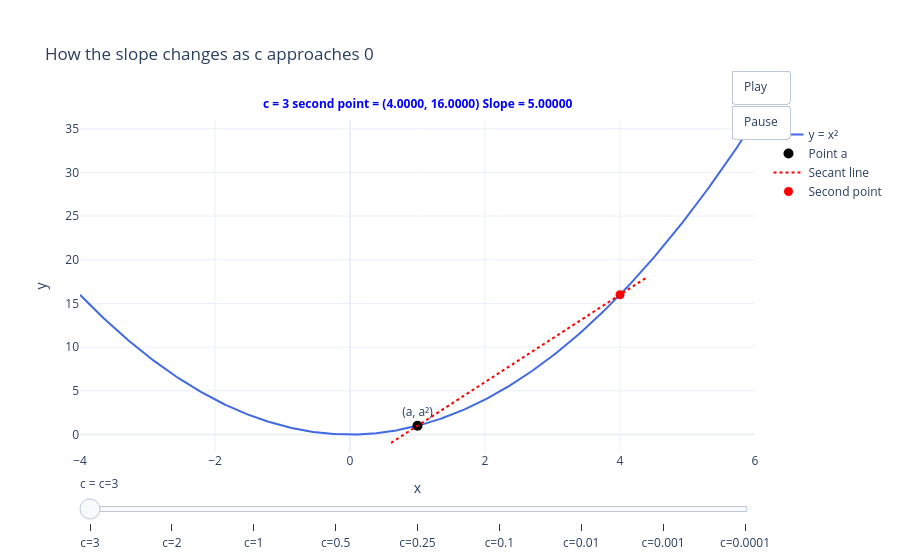

Notebook code cell kept with this figure:
### Markdown cell above
It's a curve! The curve $y = x^2$ is symmetrical about the y-axis. This is because $(-x)^2 = (x)^2 = x^2$. Therefore, for $x$ & $-x$ we get the same value for $y$.

## Varying slope at each $x$: 
- The steepness of the curve varies with the value of x (the curve is flatter near x = 0 and gets steeper as we move away from 0 on either side of the x-axis).
- We know from previous section that slope is a measure for steepness. So can we use our previous technique to calculate slope at a given $x$ for the function $y = x^2$?

Approach: Slope at point $x$ = $\frac{\Delta y}{\Delta x}$

So we need 2 points again $(x_1, x_2)$. Let: 
- $x_1 = 1$, then $y_1 = 1^2 = 1$
- $x_2 = 2$, then $y_2 = 2^2 = 4$

Let's try to find the slope at $x_1$
- $\text{slope at } x_1 = \frac{\Delta y}{\Delta x} = (4-1)/ (2-1) = 3$
  
Now, let's try a different $x_2$
- $x_2 = 3$, then $y_2 = 3^2 = 9$
- $\text{slope at } x_1 = \frac{\Delta y}{\Delta x} = (9-1)/ (3-1) = 8/2 = 4$

Oh, we get a different value! Why is that?

Like before, let's analyze this for a general case. Consider:

1. Function: $y = x^2$ 
2. Let $x_1 = a$, then $y_1 = a^2$. Let's calculate slope at $x_1 = a$
3. We increment $x_1$ by $c$:
    - $x_2 = a + c$
    - Then, $y_2 = (x_2)^2 = (a + c)^2 = a^2 + c^2 + 2ac$. 
4. Increase in $x$ = $x_2 - x_1 = a + c - a = c$
5. Increase in $y$ = $y_2 - y_1 = (a^2 + c^2 + 2ac) - (a^2) = c(2a + c)$
6. $\text{Slope at } x_1 = \frac{\Delta y}{\Delta x} = c(2a + c)/ c = 2a + c$

So we see the slope at $x = a$ does indeed depend on:
1. Value of $x$ ($a$). This is intuitive by looking at the curve.
2. Value of the step $c$.
    - A single point $x = a$ shouldn't have infinitely many different slopes depending on an arbitrary second point we choose. For the line, this issue didn't arise because $c$ cancelled out entirely.
    - **2a+c is really the slope of the chord between $(x_1 = a, y_1)$ and $(x_2 = a + c, y_2)$**. This follows from the earlier section, slope of line joining any 2 points is $\frac{\Delta y}{\Delta x}$.


## Reducing the step size

We have:
- Function: $y = x^2$
- Slope at point $(x = a, y = a^2)$ is given by $2a + c$ where $c$ is the step size we take towards the right along x-axis to get the second point for slope calculation.

  
Let us consider: $a = 1$ & $c = 3$: 
- First point is $(x = a, y = a^2)$ =  $(x = 1, y = 1)$. This is the point for which we are trying to calculate the slope. 
- Second point is $(x = a + c, y = (a + c)^2)$ = $(x = 1 + 3, y = (1 + 3)^2)$ = $(x = 4, y = 16)$
- Therefore, $Slope = 2a + c = 2 * 1 + 3 = 5$

This slope is the slope of the line joining the 2 points $(x = 1, y = 1)$ and $(x = 4, y = 16)$. However, this line does not seem to indicate the steepness of the curve at $(x = 1, y = 1)$ (point for which we are trying to figure out the slope). From the plot it's steeper than the steepness of the curve at $(x = 1, y = 1)$

So, we have picked 2 points on the curve, drawn a straight line through them and calculated slope (same as what we did with the straight line case). **Hence, 2a+c is really the slope of the chord between the 2 points.** This is why we get different slopes every time we pick a different $c$ (ie., picking a different second point).  
For a straight line case in previous section, the slope is the same for all points on the line. Therefore, for any 2 points we picked on the line, it was the same line through them. This is no longer the case.

So how can we now calculate the slope (the steepness) of the curve at $(x = 1, y = 1)$?

What if we try to pick a point close to $(x = 1, y = 1)$ and draw a straight line through it? If the point is close, the straight line through them can indicate the steepness of the curve near $(x = 1, y = 1)$. We can do that by reducing $c$.

### Code cell
import plotly.graph_objects as go
import numpy as np

a = 1
extend_len = 2
c_values = [3, 2, 1, 0.5, 0.25, 0.1, 0.01, 0.001, 0.0001]

x_vals = np.linspace(a - 5, a + 5, 400)
y_vals = x_vals**2

p1 = np.array([a, a**2])

def get_extended_line(c):
    second_point = np.array([a + c, (a + c)**2])
    direction = second_point - p1
    length = np.linalg.norm(direction)
    unit_dir = direction / length
    ext_p1 = p1 - unit_dir * extend_len
    ext_p2 = second_point + unit_dir * extend_len
    return ext_p1, ext_p2, second_point

def get_label_text(c):
    _, _, second_point = get_extended_line(c)
    slope = 2 * a + c
    return (f"c = {c} second point = ({second_point[0]:.4f}, {second_point[1]:.4f})"
            f" Slope = {slope:.5f}")

# Fixed annotation anchored to the plot area (paper coords), top-center
def fixed_annotation(text):
    return dict(
        x=0.5, y=1.08, xref="paper", yref="paper",
        text=text, showarrow=False,
        font=dict(color="blue", size=12, weight="bold"),
        bgcolor="white", bordercolor="white", borderwidth=1,
        xanchor="center"
    )

# --- Base traces ---
base_traces = [
    go.Scatter(x=x_vals, y=y_vals, mode="lines", name="y = x²",
               line=dict(color="royalblue", width=2)),
    go.Scatter(x=[a], y=[a**2], mode="markers+text", name="Point a",
               marker=dict(color="black", size=10),
               text=["(a, a²)"], textposition="top center"),
]

# Initial frame
ext_p1, ext_p2, second_point = get_extended_line(c_values[0])

secant_trace = go.Scatter(
    x=[ext_p1[0], ext_p2[0]], y=[ext_p1[1], ext_p2[1]],
    mode="lines", line=dict(color="red", width=2, dash="dot"),
    name="Secant line"
)
point_trace = go.Scatter(
    x=[second_point[0]], y=[second_point[1]],
    mode="markers", marker=dict(color="red", size=9),
    name="Second point"
)

fig = go.Figure(
    data=base_traces + [secant_trace, point_trace],
    layout=go.Layout(
        title="How the slope changes as c approaches 0",
        xaxis_title="x", yaxis_title="y",
        template="plotly_white",
        margin=dict(t=120),  # extra room at top for the fixed label
        xaxis=dict(range=[a - 5, a + 5]),
        yaxis=dict(range=[min(y_vals) - extend_len, max(y_vals)]),
        annotations=[fixed_annotation(get_label_text(c_values[0]))],
        updatemenus=[dict(
            type="buttons",
            showactive=False,
            y=1.15, x=1.05,
            buttons=[
                dict(label="Play", method="animate",
                     args=[None, dict(frame=dict(duration=1200, redraw=True),
                                       fromcurrent=True, transition=dict(duration=300))]),
                dict(label="Pause", method="animate",
                     args=[[None], dict(frame=dict(duration=0, redraw=False),
                                         mode="immediate")])
            ]
        )]
    )
)

# --- Build frames ---
frames = []
for c in c_values:
    ext_p1, ext_p2, second_point = get_extended_line(c)

    frames.append(go.Frame(
        data=[
            go.Scatter(x=[ext_p1[0], ext_p2[0]], y=[ext_p1[1], ext_p2[1]],
                       mode="lines", line=dict(color="red", width=2, dash="dot")),
            go.Scatter(x=[second_point[0]], y=[second_point[1]],
                       mode="markers", marker=dict(color="red", size=9))
        ],
        traces=[2, 3],
        name=str(c),
        layout=go.Layout(
            annotations=[fixed_annotation(get_label_text(c))]
        )
    ))

fig.frames = frames

# --- Slider ---
fig.update_layout(
    sliders=[dict(
        steps=[dict(method="animate",
                    args=[[str(c)], dict(mode="immediate",
                                          frame=dict(duration=300, redraw=True),
                                          transition=dict(duration=300))],
                    label=f"c={c}") for c in c_values],
        currentvalue=dict(prefix="c = ")
    )]
)

fig.show()

### Figure 1 — Plotly figure (JSON) as saved in the notebook; plotly's stock layout.template omitted (floating-point values rounded to 4 significant figures; data arrays with more than 128 entries replaced by an {"elided": "..."} marker saying what was removed)
{"data": [{"line": {"color": "royalblue", "width": 2}, "mode": "lines", "name": "y = x²", "type": "scatter", "x": {"elided": "400 float values"}, "y": {"elided": "400 float values"}}, {"marker": {"color": "black", "size": 10}, "mode": "markers+text", "name": "Point a", "text": ["(a, a²)"], "textposition": "top center", "type": "scatter", "x": [1], "y": [1]}, {"line": {"color": "red", "dash": "dot", "width": 2}, "mode": "lines", "name": "Secant line", "type": "scatter", "x": [0.6078, 4.392], "y": [-0.9612, 17.96]}, {"marker": {"color": "red", "size": 9}, "mode": "markers", "name": "Second point", "type": "scatter", "x": [4], "y": [16]}], "layout": {"annotations": [{"bgcolor": "white", "bordercolor": "white", "borderwidth": 1, "font": {"color": "blue", "size": 12, "weight": "bold"}, "showarrow": false, "text": "c = 3 second point = (4.0000, 16.0000) Slope = 5.00000", "x": 0.5, "xanchor": "center", "xref": "paper", "y": 1.08, "yref": "paper"}], "margin": {"t": 120}, "sliders": [{"currentvalue": {"prefix": "c = "}, "steps": [{"args": [["3"], {"frame": {"duration": 300, "redraw": true}, "mode": "immediate", "transition": {"duration": 300}}], "label": "c=3", "method": "animate"}, {"args": [["2"], {"frame": {"duration": 300, "redraw": true}, "mode": "immediate", "transition": {"duration": 300}}], "label": "c=2", "method": "animate"}, {"args": [["1"], {"frame": {"duration": 300, "redraw": true}, "mode": "immediate", "transition": {"duration": 300}}], "label": "c=1", "method": "animate"}, {"args": [["0.5"], {"frame": {"duration": 300, "redraw": true}, "mode": "immediate", "transition": {"duration": 300}}], "label": "c=0.5", "method": "animate"}, {"args": [["0.25"], {"frame": {"duration": 300, "redraw": true}, "mode": "immediate", "transition": {"duration": 300}}], "label": "c=0.25", "method": "animate"}, {"args": [["0.1"], {"frame": {"duration": 300, "redraw": true}, "mode": "immediate", "transition": {"duration": 300}}], "label": "c=0.1", "method": "animate"}, {"args": [["0.01"], {"frame": {"duration": 300, "redraw": true}, "mode": "immediate", "transition": {"duration": 300}}], "label": "c=0.01", "method": "animate"}, {"args": [["0.001"], {"frame": {"duration": 300, "redraw": true}, "mode": "immediate", "transition": {"duration": 300}}], "label": "c=0.001", "method": "animate"}, {"args": [["0.0001"], {"frame": {"duration": 300, "redraw": true}, "mode": "immediate", "transition": {"duration": 300}}], "label": "c=0.0001", "method": "animate"}]}], "title": {"text": "How the slope changes as c approaches 0"}, "updatemenus": [{"buttons": [{"args": [null, {"frame": {"duration": 1200, "redraw": true}, "fromcurrent": true, "transition": {"duration": 300}}], "label": "Play", "method": "animate"}, {"args": [[null], {"frame": {"duration": 0, "redraw": false}, "mode": "immediate"}], "label": "Pause", "method": "animate"}], "showactive": false, "type": "buttons", "x": 1.05, "y": 1.15}], "xaxis": {"range": [-4, 6], "title": {"text": "x"}}, "yaxis": {"range": [-2.0, 36], "title": {"text": "y"}}}}
